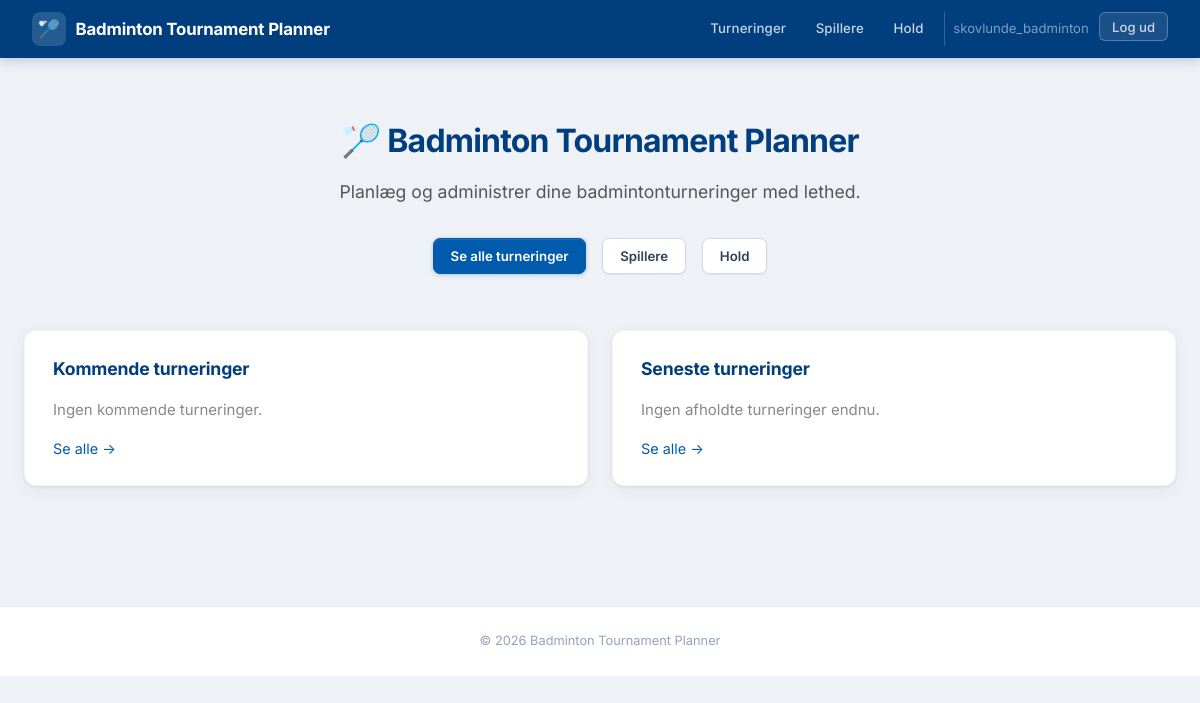
The app's page /dashboard/ (signed in), older data.
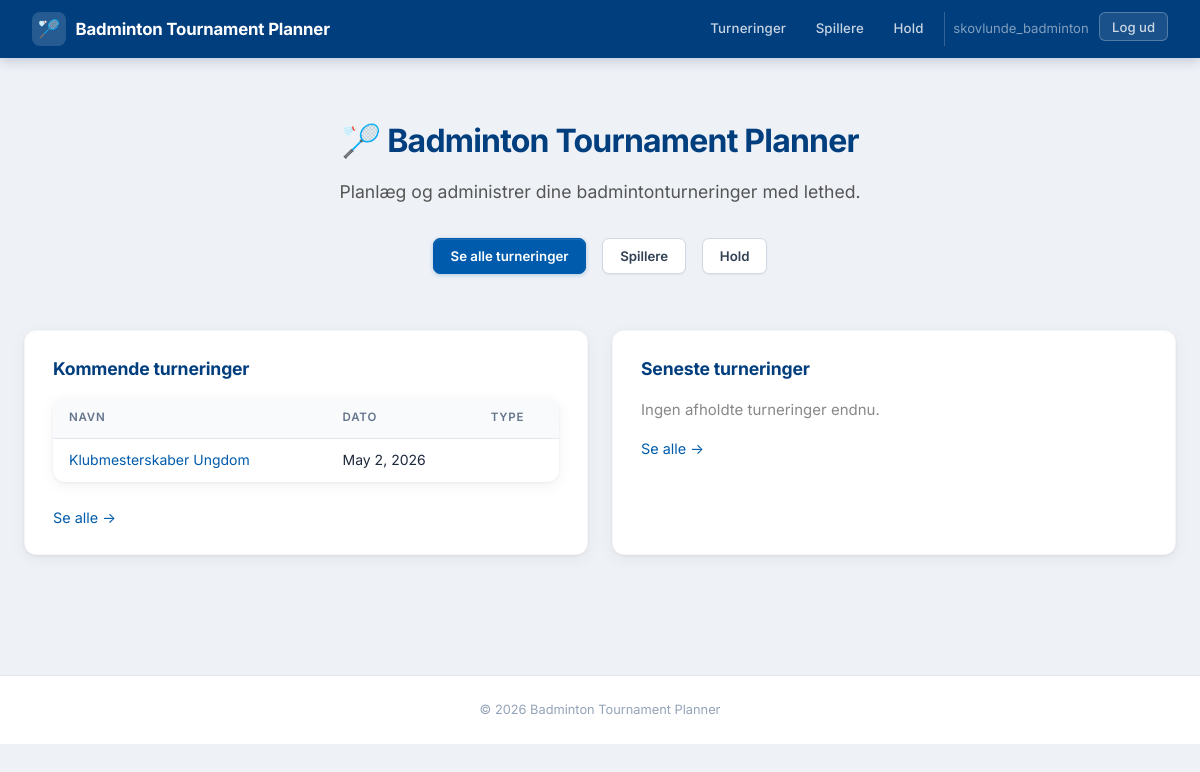
The same page, newer data.
### tournaments/models.py (models this page shows, shortened)
class Tournament(models.Model):
    name = models.CharField(max_length=200, verbose_name=_("Name"))
    date = models.DateField(verbose_name=_("Date"))
    DIVISION_MODEL_CHOICES = [
        ('youth', _('Youth Divisions (U9-U19)')),
        ('mixed', _('Mixed Divisions (A, B, C)')),
    ]
    division_model = models.CharField(max_length=10, choices=DIVISION_MODEL_CHOICES, verbose_name=_("Division Model"))
    SCORING_MODEL_CHOICES = [
        ('best_of_3_21', _('Best of 3 sets to 21')),
        ('best_of_5_15', _('Best of 5 sets to 15')),
    ]
    scoring_model = models.CharField(
        max_length=20,
        choices=SCORING_MODEL_CHOICES,
        default='best_of_3_21',
        verbose_name=_("Scoring Model")
    )
    single_match_duration = models.IntegerField(
        help_text=_("Duration of a single match in minutes"),
        default=30,
        verbose_name=_("Single Match Duration")
    )
    double_match_duration = models.IntegerField(
        help_text=_("Duration of a double match in minutes"),
        default=40,
        verbose_name=_("Double Match Duration")
    )
    player_break_time = models.IntegerField(
        help_text=_("Minimum break time for players between matches in minutes"),
        default=15,
        verbose_name=_("Player Break Time")
    )
    court_count = models.IntegerField(
        default=4,
        verbose_name=_("Antal baner"),
        help_text=_("Antal tilgængelige baner under turneringen"),
    )
    start_time = models.TimeField(
        null=True, blank=True,
        verbose_name=_("Starttidspunkt"),
        help_text=_("Klokkeslæt for første kamp"),
    )
    schedule_locked = models.BooleanField(
        default=False,
        verbose_name=_("Program låst"),
        help_text=_("Når programmet er låst, kan kampprogram og spilleplan ikke ændres."),
    )
    logo = models.ImageField(
        upload_to='tournament_logos/',
        null=True, blank=True,
        verbose_name=_("Logo"),
        help_text=_("Logo vises på udprintede programmer og spilleplaner."),
    )
    owner = models.ForeignKey(
        settings.AUTH_USER_MODEL,
        on_delete=models.SET_NULL,
        null=True, blank=True,
        related_name='tournaments',
        verbose_name=_("Klubbruger"),
    )

### tournament_planner/urls.py (the view)
# urls.py: 2. Add a URL to urlpatterns:  path('', views.home, name='home')
@login_required
def home(request):
    upcoming = Tournament.objects.filter(owner=request.user, date__gte=datetime.date.today()).order_by('date')[:3]
    recent = Tournament.objects.filter(owner=request.user, date__lt=datetime.date.today()).order_by('-date')[:3]
    return render(request, 'home.html', {'upcoming': upcoming, 'recent': recent})

### tournament_planner/templates/home.html (shortened to what this page needs)
{% extends 'base.html' %}
{% block content %}
<div style="text-align:center; padding:2rem 1rem 1rem;">
    <h1 style="font-size:2rem;">🏸 Badminton Tournament Planner</h1>
    <p style="font-size:1.1rem; color:#555; margin-bottom:2rem;">Planlæg og administrer dine badmintonturneringer med lethed.</p>
    <div style="display:flex; gap:1rem; justify-content:center; flex-wrap:wrap;">
        <a href="/tournaments/" class="btn btn-primary">Se alle turneringer</a>
        <a href="/players/" class="btn btn-secondary">Spillere</a>
        <a href="/players/teams/" class="btn btn-secondary">Hold</a>
    </div>
</div>
<div style="display:grid; grid-template-columns:1fr 1fr; gap:1.5rem; margin-top:2.5rem;">
    <div class="card">
        <h2 style="margin-top:0;">Kommende turneringer</h2>
        {% if upcoming %}
        <table>
            <thead><tr><th>Navn</th><th>Dato</th><th>Type</th></tr></thead>
            <tbody>
            {% for t in upcoming %}
            <tr>
                <td><a href="{% url 'tournament_detail' t.pk %}">{{ t.name }}</a></td>
                <td>{{ t.date }}</td>
                <td>{{ t.get_tournament_type_display }}</td>
            </tr>
            {% endfor %}
            </tbody>
        </table>
        {% else %}
        <p style="color:#888;">Ingen kommende turneringer.</p>
        {% endif %}
        <a href="/tournaments/" style="font-size:0.9rem;">Se alle →</a>
    </div>
    <div class="card">
        <h2 style="margin-top:0;">Seneste turneringer</h2>
        {% if recent %}
        <table>
            <thead><tr><th>Navn</th><th>Dato</th><th>Type</th></tr></thead>
            <tbody>
            {% for t in recent %}
            <tr>
                <td><a href="{% url 'tournament_detail' t.pk %}">{{ t.name }}</a></td>
                <td>{{ t.date }}</td>
                <td>{{ t.get_tournament_type_display }}</td>
            </tr>
            {% endfor %}
            </tbody>
        </table>
        {% else %}
        <p style="color:#888;">Ingen afholdte turneringer endnu.</p>
        {% endif %}
        <a href="/tournaments/" style="font-size:0.9rem;">Se alle →</a>
    </div>
</div>
{% endblock %}

Row changes from the older to the newer data that the page shows:
added Tournament: name "Klubmesterskaber Ungdom", date "May 2, 2026"
Text that changed along with them:
text no longer shown: "Ingen kommende turneringer."
text now shown: "NAVN DATO TYPE"
